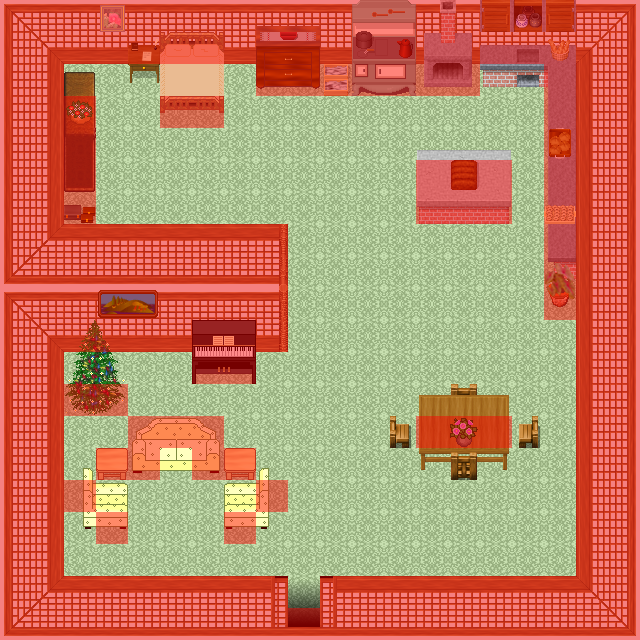

Rendered tile map (Tiled .tmx) drawn with the repository's tilesets; below, a short description and the map source with its tile grids summarised:
An orthogonal 20x20 tile map with 32x32 px tiles, 8 tile layers (0_floor, 1_terrain, 2_object, 3_roof, ...), 27 tilesets.

<map version="1.2" tiledversion="1.2.1" orientation="orthogonal" renderorder="right-down" width="20" height="20" tilewidth="32" tileheight="32" infinite="0" nextlayerid="9" nextobjectid="1">
 <tileset firstgid="1" name="collision" tilewidth="32" tileheight="32" tilecount="1" columns="1">
  <image source="../../tileset/logic/collision.png" width="32" height="32" />
 </tileset>
 <tileset firstgid="2" name="dojo_walls" tilewidth="32" tileheight="32" tilecount="160" columns="10">
  <image source="../../tileset/building/wall/dojo_walls.png" width="320" height="512" />
 </tileset>
 <tileset firstgid="162" name="floor_tiles" tilewidth="32" tileheight="32" tilecount="9" columns="3">
  <image source="../../tileset/ground/indoor/floor_tiles.png" width="96" height="96" />
 </tileset>
 <tileset firstgid="171" name="dojo_entrances" tilewidth="32" tileheight="32" tilecount="72" columns="12">
  <image source="../../tileset/building/entrance/dojo_entrances.png" width="384" height="192" />
 </tileset>
 <tileset firstgid="243" name="window_centered" tilewidth="32" tileheight="32" tilecount="1" columns="1">
  <image source="../../tileset/building/window/window_centered.png" width="32" height="32" />
 </tileset>
 <tileset firstgid="244" name="piano" tilewidth="32" tileheight="32" tilecount="4" columns="2">
  <image source="../../tileset/furniture/other/piano.png" width="64" height="64" />
 </tileset>
 <tileset firstgid="248" name="drawer" tilewidth="32" tileheight="32" tilecount="6" columns="2">
  <image source="../../tileset/furniture/other/drawer.png" width="64" height="96" />
 </tileset>
 <tileset firstgid="254" name="wardrobe_lateral" tilewidth="32" tileheight="32" tilecount="8" columns="2">
  <image source="../../tileset/furniture/shelve/wardrobe_lateral.png" width="64" height="128" />
 </tileset>
 <tileset firstgid="262" name="double_peach" tilewidth="32" tileheight="32" tilecount="8" columns="2">
  <image source="../../tileset/furniture/bed/double_peach.png" width="64" height="128" />
 </tileset>
 <tileset firstgid="270" name="sofa_cream" tilewidth="32" tileheight="32" tilecount="6" columns="3">
  <image source="../../tileset/furniture/chair/sofa_cream.png" width="96" height="64" />
 </tileset>
 <tileset firstgid="276" name="armchair_cream" tilewidth="32" tileheight="32" tilecount="12" columns="4">
  <image source="../../tileset/furniture/chair/armchair_cream.png" width="128" height="96" />
 </tileset>
 <tileset firstgid="288" name="wooden_pale" tilewidth="32" tileheight="32" tilecount="4" columns="2">
  <image source="../../tileset/furniture/chair/wooden_pale.png" width="64" height="64" />
 </tileset>
 <tileset firstgid="292" name="table_wooden_brown" tilewidth="32" tileheight="32" tilecount="9" columns="3">
  <image source="../../tileset/furniture/table/table_wooden_brown.png" width="96" height="96" />
 </tileset>
 <tileset firstgid="301" name="stove" tilewidth="32" tileheight="32" tilecount="6" columns="2">
  <image source="../../tileset/furniture/kitchen/stove.png" width="64" height="96" />
 </tileset>
 <tileset firstgid="307" name="warmer_2" tilewidth="32" tileheight="32" tilecount="6" columns="2">
  <image source="../../tileset/furniture/kitchen/warmer_2.png" width="64" height="96" />
 </tileset>
 <tileset firstgid="313" name="cabinets" tilewidth="32" tileheight="32" tilecount="44" columns="4">
  <image source="../../tileset/furniture/kitchen/cabinets.png" width="128" height="352" />
 </tileset>
 <tileset firstgid="357" name="large_island" tilewidth="32" tileheight="32" tilecount="2" columns="2">
  <image source="../../tileset/furniture/picture/large_island.png" width="64" height="32" />
 </tileset>
 <tileset firstgid="359" name="oil_paintings" tilewidth="32" tileheight="32" tilecount="16" columns="4">
  <image source="../../tileset/furniture/picture/oil_paintings.png" width="128" height="128" />
 </tileset>
 <tileset firstgid="375" name="plant_potted_2" tilewidth="32" tileheight="32" tilecount="2" columns="1">
  <image source="../../tileset/plant/indoor/plant_potted_2.png" width="32" height="64" />
 </tileset>
 <tileset firstgid="377" name="flowering_plant" tilewidth="32" tileheight="32" tilecount="2" columns="2">
  <image source="../../tileset/plant/indoor/flowering_plant.png" width="64" height="32" />
 </tileset>
 <tileset firstgid="379" name="spruce_xmas6" tilewidth="32" tileheight="32" tilecount="6" columns="2">
  <image source="../../tileset/plant/tree/spruce_xmas6.png" width="64" height="96" />
 </tileset>
 <tileset firstgid="385" name="xmas_lights" tilewidth="32" tileheight="32" tilecount="20" columns="4">
  <image source="../../tileset/furniture/light/xmas_lights.png" width="128" height="160" />
 </tileset>
 <tileset firstgid="405" name="square_pale" tilewidth="32" tileheight="32" tilecount="1" columns="1">
  <image source="../../tileset/furniture/table/square_pale.png" width="32" height="32" />
 </tileset>
 <tileset firstgid="406" name="concrete_table" tilewidth="32" tileheight="32" tilecount="9" columns="3">
  <image source="../../tileset/furniture/table/concrete_table.png" width="96" height="96" />
 </tileset>
 <tileset firstgid="415" name="desk" tilewidth="32" tileheight="32" tilecount="4" columns="2">
  <image source="../../tileset/furniture/table/desk.png" width="64" height="64" />
 </tileset>
 <tileset firstgid="419" name="bread" tilewidth="32" tileheight="32" tilecount="4" columns="4">
  <image source="../../tileset/item/food/bread.png" width="128" height="32" />
 </tileset>
 <tileset firstgid="423" name="boxes" tilewidth="32" tileheight="32" tilecount="4" columns="2">
  <image source="../../tileset/item/boxes.png" width="64" height="64" />
 </tileset>
 <layer id="1" name="0_floor" width="20" height="20">
  <data>[400 cells, 400 non-empty, 31 distinct tile ids]</data>
 </layer>
 <layer id="2" name="1_terrain" width="20" height="20">
  <data>[400 cells, 87 non-empty, 80 distinct tile ids]</data>
 </layer>
 <layer id="3" name="2_object" width="20" height="20">
  <data>[400 cells, 10 non-empty, 10 distinct tile ids]</data>
 </layer>
 <layer id="4" name="3_roof" width="20" height="20">
  <data>[400 cells, 17 non-empty, 17 distinct tile ids]</data>
 </layer>
 <layer id="5" name="4_roof_add" width="20" height="20">
  <data>[400 cells, 6 non-empty, 6 distinct tile ids]</data>
 </layer>
 <layer id="6" name="objects" width="20" height="20">
  <data>[400 cells, 0 non-empty, 0 distinct tile ids]</data>
 </layer>
 <layer id="7" name="collision" width="20" height="20" opacity="0.46">
  <data>[400 cells, 216 non-empty, 1 distinct tile ids]</data>
 </layer>
 <layer id="8" name="protection" width="20" height="20">
  <data>[400 cells, 0 non-empty, 0 distinct tile ids]</data>
 </layer>
</map>
